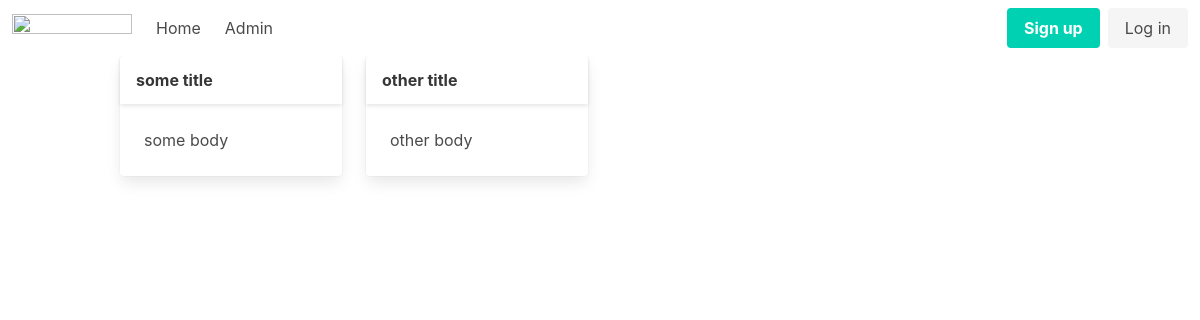
Before: / with the older database file.
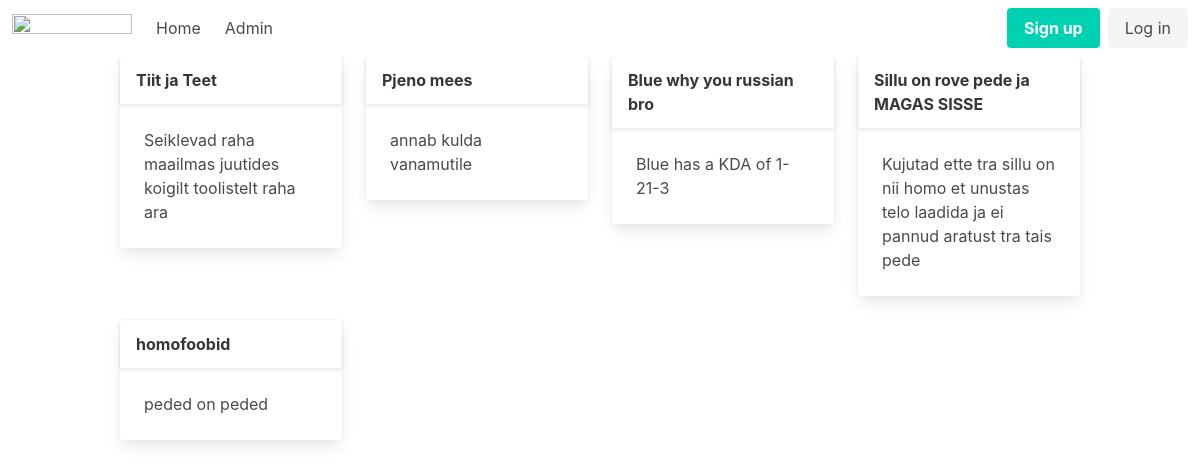
After: the same page with the newer database file.
### tables this page shows
CREATE TABLE "articles"
(
    id    integer
        primary key autoincrement,
    title text,
    body  text
);

### src/Router.php (called while the page is built, shortened)
<?php
class Router {
    public static $routes = [];
    public $path;
    public $method;
    public function __construct($path, $method) {
        $this->path = parse_url($path, PHP_URL_PATH);
        $this->method = $method;
    }
    public function match(){
        foreach(self::$routes as $route){
            if(strtolower($route['path']) === strtolower($this->path) && $this->method === $route['method']){
                return $route;
            }
        }
        return false;
    }
    public static function addRoute($method, $path, $action){
        self::$routes[] = [
            'method' => $method,
            'path' => $path,
            'action' => $action
        ];
    }
}

### helpers.php (called while the page is built)
<?php
function view($viewName, $vars = []){
    extract($vars);
    include __DIR__ . "/views/$viewName.php";
}

### src/Controllers/PublicController.php (called while the page is built, shortened)
<?php
class PublicController {
    public function home(){
        $articles = Article::all();
        view('home', compact('articles'));
    }
}

### src/DB.php (called while the page is built, shortened)
<?php
class DB {
    private $conn;
    public function __construct(){
        try {
            $this->conn = new PDO("sqlite:db.sqlite");
            $this->conn->setAttribute(PDO::ATTR_ERRMODE, PDO::ERRMODE_EXCEPTION);
        } catch(PDOException $e) {
            echo "Connection failed: " . $e->getMessage();
        }
    }
    public function all($table, $class){
        $stmt = $this->conn->prepare("SELECT * FROM $table");
        $stmt->execute();
        $stmt->setFetchMode(PDO::FETCH_CLASS, $class);
        return $stmt->fetchAll();
    }
}

### src/Models/Model.php (called while the page is built, shortened)
<?php
class Model {
    public static $table;
    public static function all(){
        $db = new DB();
        return $db->all(static::$table, static::class);
    }
}

### views/home.php (the view)
<?php include __DIR__ . '/partials/header.php'; ?>
<div class="container">
    <div class="columns is-multiline">
        <?php foreach($articles as $article): ?>
        <div class="column is-3">
            <div class="card">
                <header class="card-header">
                    <p class="card-header-title">
                        <?=$article->title?>
                    </p>
                </header>
                <div class="card-content">
                    <div class="content">
                        <?=$article->body?>
                    </div>
                </div>
            </div>
        </div>
        <?php endforeach; ?>
    </div>
</div>
<?php include __DIR__ .  '/partials/footer.php'; ?>

### public/index.php (shortened to what this page needs)
<?php
spl_autoload_register(function ($className){
    $className = substr($className, 4);
});
require __DIR__ . '/../helpers.php';
$router = new Router($_SERVER['REQUEST_URI'], $_SERVER['REQUEST_METHOD']);
$match = $router->match();
if($match){
    if(is_callable($match['action'])){
        call_user_func($match['action']);
    } else if(is_array($match['action'])){
        $controller = new $class();
        $method = $match['action'][1];
        $controller->$method();
    }
} else {
    echo 404;
}

### views/partials/header.php (shortened to what this page needs)
<!DOCTYPE html>
<html lang="en">
<head>
    <link rel="stylesheet" href="https://cdn.jsdelivr.net/npm/bulma@0.9.4/css/bulma.min.css">
</head>
<body>
<?php include __DIR__ . '/nav.php'; ?>

### views/partials/nav.php (shortened to what this page needs)
<nav class="navbar" role="navigation" aria-label="main navigation">
  <div class="navbar-brand">
    <a class="navbar-item" href="/">
      <img src="https://cdn.discordapp.com/attachments/905786532764467240/1154953145366097960/logo_no_skull.png" width="120" height="140">
    </a>
  </div>
  <div id="navbarBasicExample" class="navbar-menu">
    <div class="navbar-start">
      <a class="navbar-item" href="/">
        Home
      </a>
      <a class="navbar-item" href="/admin/articles">
        Admin
      </a>
    </div>
    <div class="navbar-end">
      <div class="navbar-item">
        <div class="buttons">
          <a class="button is-primary" href="/register">
            <strong>Sign up</strong>
          </a>
          <a class="button is-light" href="/login">
            Log in
          </a>
        </div>
      </div>
    </div>
  </div>
</nav>

Changed rows visible on the page:
removed articles: title "some title", body "some body"
removed articles: title "other title", body "other body"
added articles: title "Tiit ja Teet", body "Seiklevad raha maailmas juutides koigilt toolistelt raha ara"
added articles: title "Pjeno mees", body "annab kulda vanamutile"
added articles: title "Blue why you russian bro", body "Blue has a KDA of 1-21-3"
added articles: title "Sillu on rove pede ja MAGAS SISSE", body "Kujutad ette tra sillu on nii homo et unustas telo laadida ja ei pannud aratust tra tais pede"
added articles: title "homofoobid", body "peded on peded"
